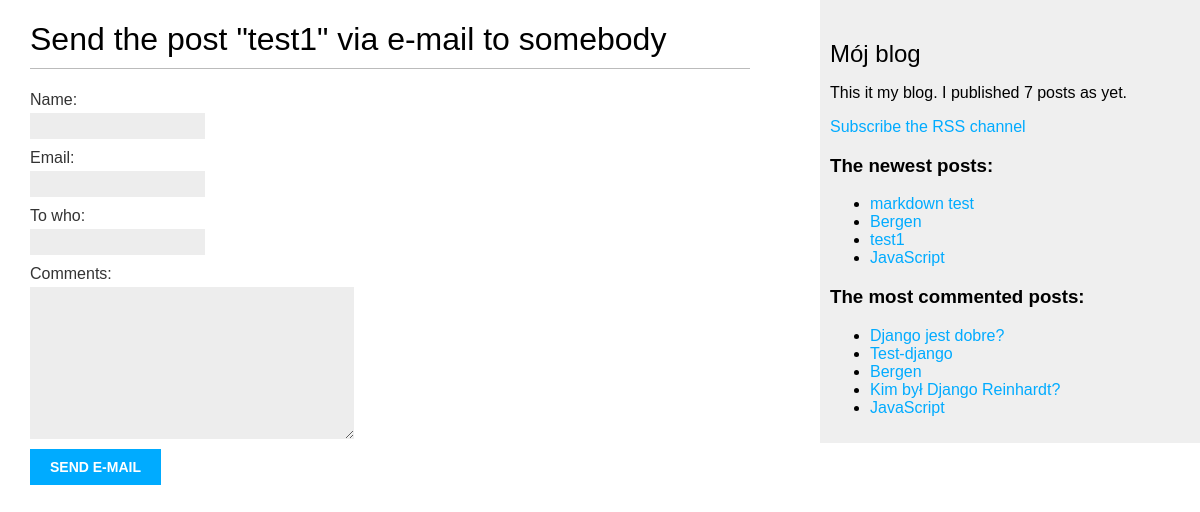
The page /app_blog/7/share/ on the database its author committed.
### app_blog/models.py (models this page shows, shortened)
class Post(models.Model):
    STATUS_CHOICES = (
        ('draft', 'Draft'),
        ('published', 'Published'),
    )
    title = models.CharField(max_length=250)
    slug = models.SlugField(max_length=250, unique_for_date='publish')
    author = models.ForeignKey(User, on_delete=models.CASCADE, related_name='blog_posts')
    body = models.TextField()
    publish = models.DateTimeField(default=timezone.now)
    created = models.DateTimeField(auto_now_add=True)
    updated = models.DateTimeField(auto_now=True)
    status = models.CharField(max_length=10, choices=STATUS_CHOICES, default='draft')
    objects = models.Manager()  # Manager domyślny
    published = PublishedManager()  # Manager niestandarwowy
    tags = TaggableManager()
    class Meta:
        ordering = ('-publish',)
    def get_absolute_url(self):
        return reverse('app_blog:post_detail',
                       args=[self.publish.year,
                             self.publish.strftime('%m'),
                             self.publish.strftime('%d'),
                             self.slug])

### app_blog/views.py (the view)
# urls.py: path('<int:post_id>/share/', views.post_share, name='post_share'),
def post_share(request, post_id):
    post = get_object_or_404(Post, id=post_id, status='published')
    sent = False
    if request.method == 'POST':
        form = EmailPostForm(request.POST)
        if form.is_valid():
            cd = form.cleaned_data
            post_url = request.build_absolute_uri(post.get_absolute_url())
            subject = '{} ({}) zachęca do przeczytania "{}"'.format(cd['name'], cd['email'], post.title)
            message = 'Read a post "{}" on  {}\n\nComment added bu {}: {}'.format(post.title,
                                                                                  post_url,
                                                                                  cd['name'],
                                                                                  cd['comments'])
            send_mail(subject, message, 'admin@myblog.com', [cd['to_who']])
            sent = True
    else:
        form = EmailPostForm()
    return render(request, 'app_blog/post/share.html', {'post': post,
                                                        'form': form,
                                                        'sent': sent})

### app_blog/forms.py
class EmailPostForm(forms.Form):
    name = forms.CharField(max_length=25)
    email = forms.EmailField()
    to_who = forms.EmailField()
    comments = forms.CharField(required=False, widget=forms.Textarea)

### app_blog/models.py (called while the page is built)
    def get_queryset(self):
        return super(PublishedManager, self).get_queryset().filter(status='published')

### app_blog/templatetags/blog_tags.py (called while the page is built)
@register.simple_tag
def total_posts():
    return Post.published.count()

@register.inclusion_tag('app_blog/post/latest_posts.html')
def show_latest_posts(count=5):
    latest_posts = Post.published.order_by('-publish')[:count]
    return {'latest_posts': latest_posts}

@register.simple_tag
def get_most_commented_posts(count=5):
    return Post.published.annotate(total_comments=Count('comments')).order_by('-total_comments')[:count]

### app_blog/templates/app_blog/post/share.html (shortened to what this page needs)
{% extends 'app_blog/base.html' %}
{% block content %}
    {% if sent %}
        <h1>The message has been sent</h1>
        <p>
            Uploading the post "{{ post.title }}" to {{ form.cleaned_data.to_who }} was successful.
        </p>
    {% else %}
        <h1>Send the post "{{ post.title }}" via e-mail to somebody</h1>
        <form action="." method="POST">
            {{ form.as_p }}
            <input type="submit" value="Send e-mail">
        </form>
    {% endif %}
{% endblock %}

### app_blog/templates/app_blog/base.html (shortened to what this page needs)
{% load blog_tags %}
{% load static %}
<!DOCTYPE html>
<html lang="en">
<head>
    <link href="{% static 'css/blog.css' %}" rel="stylesheet">
</head>
<body>
    <div id="content">
        {% block content %}
        {% endblock %}
    </div>
    <div id="sidebar">
        <h2>Mój blog</h2>
        <p>This it my blog. I published {% total_posts %} posts as yet.</p>
        <p>
            <a href="{% url 'app_blog:post_feed' %}">Subscribe the RSS channel</a>
        </p>
        <h3>The newest posts:</h3>
        {% show_latest_posts 4 %}
        <h3>The most commented posts:</h3>
        {% get_most_commented_posts as most_commented_posts %}
        <ul>
            {% for post in most_commented_posts %}
            <li>
                <a href="{{ post.get_absolute_url }}">{{ post.title }}</a>
            </li>
            {% endfor %}
        </ul>
    </div>
</body>
</html>

### app_blog/templates/app_blog/post/latest_posts.html
<ul>
    {% for post in latest_posts %}
    <li>
        <a href="{{ post.get_absolute_url }}">{{ post.title }}</a>
    </li>
    {% endfor %}
</ul>

### app_blog/static/css/blog.css (style rules this page uses)
body { margin:0; padding:0; font-family:helvetica, sans-serif; }
a { color:#00abff; text-decoration:none; }
h1 { font-weight:normal; border-bottom:1px solid #bbb; padding:0 0 10px 0; }
h2 { font-weight:normal; margin:30px 0 0; }
#content { float:left; width:60%; padding:0 0 0 30px; }
#sidebar { float:right; width:30%; padding:10px; background:#efefef; height:100%; }
label { float:left; clear:both; color:#333; margin-bottom:4px; }
input, textarea { clear:both; float:left; margin:0 0 10px; background:#ededed; border:0; padding:6px 10px; font-size:12px; }
input[type=submit] { font-weight:bold; background:#00abff; color:#fff; padding:10px 20px; font-size:14px; text-transform:uppercase; }

### rows shown on the page
Post: title "test1"
Post: title "markdown test"
Post: title "Bergen"
Post: title "JavaScript"
Post: title "Django jest dobre?"
Post: title "Test-django"
Post: title "Kim był Django Reinhardt?"
